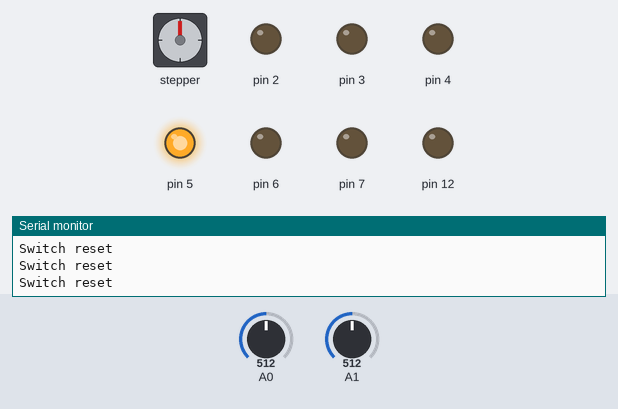
The sketch below on a simulated Arduino Uno, built with avr-gcc and run on an emulated ATmega328P. Shown: stepper motor, output pins drawn as LEDs (lit = HIGH), the last lines printed to the serial monitor. Inputs (shaded band) come from the test bench; at power-on: A1 = 512, A0 = 512. Stepper angles assume 2048 steps per turn.

Above: at 1.2 s.
1.3 s: A1 set to 439
6.3 s: A1 set to 406
At 7.4 s:
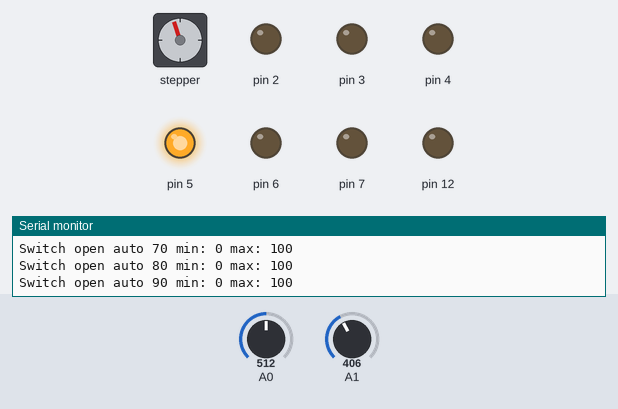
8.2 s: A0 set to 122
At 13.06 s:
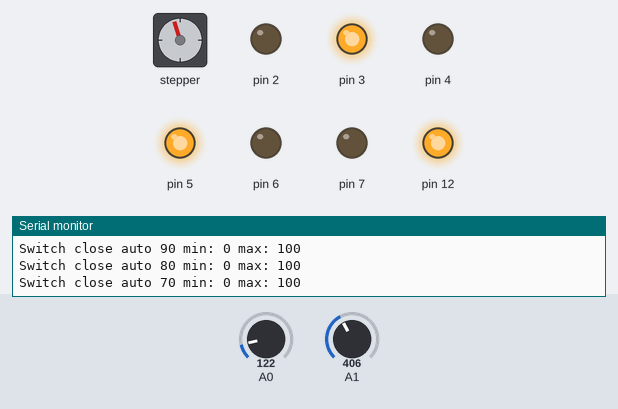
13.2 s: A1 set to 1020
16.7 s: A0 set to 90
At 20.17 s:
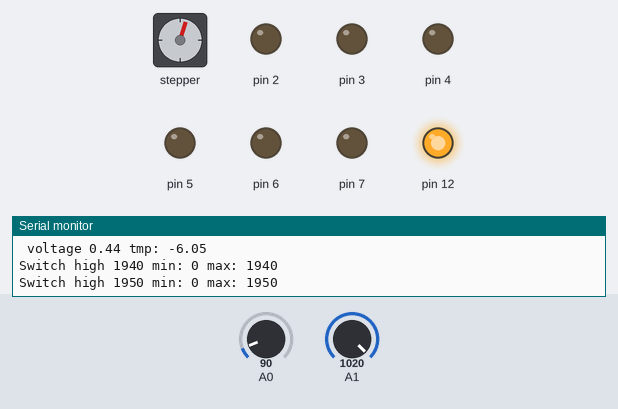
20.2 s: A0 set to 110
At 23.89 s:
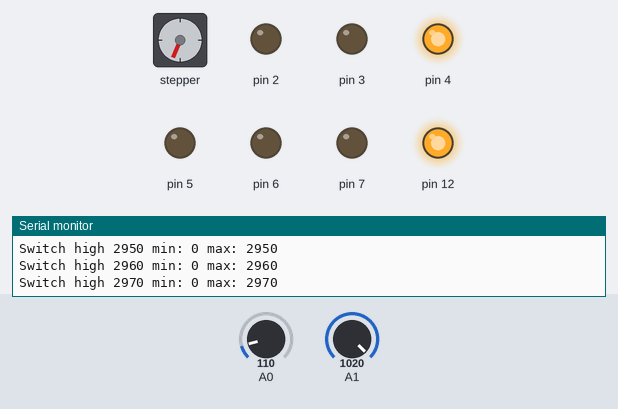
Timing chart, 0 to 26.7 s (numbered marks = the images above; inputs shaded):
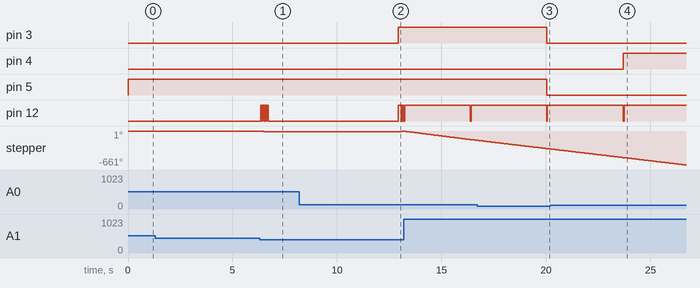

The sketch:

fruehbeet.ino.ino
```cpp
#include <Stepper.h>
const int stepsPerRevolution = 2048;
// change this to fit the number of steps per revolution
// for your motor
// initialize the stepper library on pins 8 through 11:
Stepper myStepper(stepsPerRevolution, 8, 10, 9, 11);

void setup() {
   // set the speed at 60 rpm:
   myStepper.setSpeed(10);
   // initialize the serial port:
   Serial.begin(9600);

   // temp
   pinMode(A0, INPUT);
   // buttons
   pinMode(A1, INPUT);
   // LEDs
   pinMode(2, OUTPUT);
   pinMode(3, OUTPUT);
   pinMode(4, OUTPUT);
   pinMode(5, OUTPUT);
   pinMode(6, OUTPUT);
   pinMode(7, OUTPUT);
   // stepper
   pinMode(8, OUTPUT);
   pinMode(9, OUTPUT);
   pinMode(10, OUTPUT);
   pinMode(11, OUTPUT);
   // N-channel mosfet to gate the stepper
   pinMode(12, OUTPUT);

   // switch stepper on
   digitalWrite(12, LOW);
}

int minClosed = 0;
int maxOpen = 0;
int current = 0;
int stepSize = 10;

void printStat(const char* str){
    Serial.print(str);
    Serial.print(current);
    Serial.print(" min: ");
    Serial.print(minClosed);
    Serial.print(" max: ");
    Serial.println(maxOpen);
}

float tempSensor(bool printB){
  float voltage = analogRead(A0)/1024.0 * 5.0;
  float tmp = (voltage - 0.5) * 100;
  if (printB) {
    Serial.print(" voltage ");
    Serial.print(voltage);
    Serial.print(" tmp: ");
    Serial.println(tmp);

    for (int led = 2; led<8; led++){
      digitalWrite(led, LOW);
    }

    int t = tmp + .5; // round
    for (int led = 2; led<8; led++){
      if (t % 2 == 1){
        digitalWrite(led, HIGH);
        t = t-1;
      }
      t /= 2;
    }
  }
  return tmp;
}

void openD(){
  digitalWrite(12, HIGH);
  myStepper.step(-stepSize);
  current += stepSize;
  if (current>maxOpen)
    maxOpen = current;
  digitalWrite(12, LOW);
}

void closeD(){
  digitalWrite(12, HIGH);
  myStepper.step(stepSize);
  current -= stepSize;
  if (current<minClosed)
    minClosed = current;
  digitalWrite(12, LOW);
}

float tempC = 21.0;
int i = 0;

void loop() {

  if (i%100 == 0){
    i=0;
    tempC = tempSensor(true);
  }
  i++;

  int switchState = analogRead(A1);
  if (switchState > 1010){
    printStat("Switch high ");
    openD();
    delay(1);
  }
  else if (switchState > 920){
    printStat("Switch low ");
    closeD();
    delay(1);
  }
  else if (switchState > 420) {
    Serial.println("Switch reset");
    current = 0;
    minClosed = 0;
    maxOpen = 100;
    delay(1);
  }
  else {
    if (tempC > 28.0 && current < maxOpen){
      printStat("Switch open auto ");
      openD();
    }
    else if (tempC < 22.0 && current > minClosed){
      closeD();
      printStat("Switch close auto ");
    }
    else {
      delay(100);
    }
  }
}
```

Measured:
- the behaviour switches between 421 and 420 on A1 (found by bisection; images 0 and 1)
- after the input at 6.3 s, pin 12: alternates HIGH for 0.03 s and LOW for 0.01 s, 20 changes in all, then stays LOW, starting at once; stepper: turns 18° counter-clockwise in 0.38 s, starting at once
- after the input at 8.2 s, pin 3: LOW → HIGH after 4.7 s; pin 12: LOW → HIGH after 4.7 s, then repeats every 0.04 s: LOW 0.01 s, HIGH 0.03 s; stepper: turns 14° clockwise in 0.27 s, starting after 4.7 s
- after the input at 16.7 s, pin 3, pin 5: HIGH → LOW after 3.3 s
- after the input at 20.2 s, pin 4: LOW → HIGH after 3.5 s
